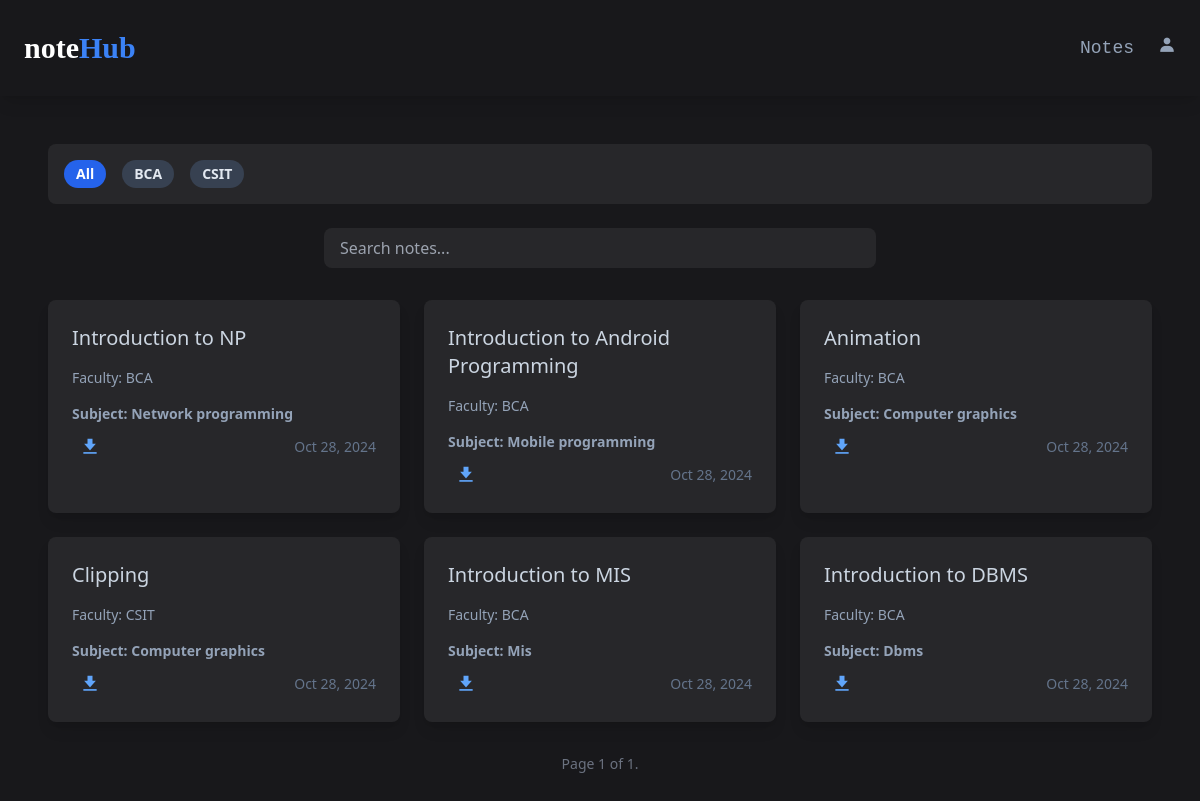
The app's page /notes/ with its own data.
### notes/models.py (models this page shows, shortened)
class Note(models.Model):
    author = models.ForeignKey(User, on_delete=models.CASCADE)
    faculty = models.CharField(max_length=50)
    subject = models.CharField(max_length=50)
    title = models.CharField(max_length=100, default="Title")
    upload_date = models.DateTimeField(auto_now_add=True)
    file = models.FileField(upload_to='all_notes/', blank=True, null=True)
    downloads = models.PositiveIntegerField(default=0)

### notes/views.py (the view)
# urls.py: path('', include('notes.urls')),
def notes(request):
    notes = Note.objects.all().order_by('-upload_date')
    faculties = Note.objects.values_list('faculty', flat=True).distinct()  # Get unique faculty names
    recommended_notes_queryset = Note.objects.none()  # Use an empty QuerySet as the default
    some_cutoff_date = timezone.now() - timedelta(days=1)
    print(some_cutoff_date)
    if request.user.is_authenticated and NoteDownload.objects.filter(user=request.user).exists():
        if request.user.date_joined < some_cutoff_date:  # User is older than 1 day
            recommended_notes_queryset = recommend_notes(request.user)  # Call your recommendation function
        else:
            recommended_notes_queryset = Note.objects.all().order_by('-upload_date')  # Show all notes for new users
    paginator = Paginator(notes, 16)  # Show 16 notes per page
    page_number = request.GET.get('page')
    notes = paginator.get_page(page_number)
    content = {
        'notes': notes,
        'faculties': faculties,
        'recommended_notes': recommended_notes_queryset,  # Pass the recommended notes QuerySet to the template
        'some_cutoff_date': some_cutoff_date,
    }
    return render(request, 'notes/notes.html', content)

### notes/templates/notes/notes.html (shortened to what this page needs)
{% extends "notes/base.html" %}
{% load static %}
{% block notes %}
<div class="bg-zinc-900 text-white min-h-screen p-6 md:p-12">
    <div class="overflow-x-auto mb-6 py-4 bg-zinc-800 rounded-lg">
        <div class="flex space-x-4 px-4">
            <button onclick="filterByFaculty('All')" class="faculty-filter-btn bg-blue-600 px-3 py-1 rounded-full text-sm font-semibold text-white hover:bg-blue-700">All</button>
            {% for faculty in faculties %}
                <button onclick="filterByFaculty('{{ faculty }}')" class="faculty-filter-btn bg-gray-700 px-3 py-1 rounded-full text-sm font-semibold text-slate-200 hover:bg-gray-600">
                    {{ faculty }}
                </button>
            {% endfor %}
        </div>
    </div>
    <div class="mb-8 flex justify-center">
        <div class="w-full md:w-1/2">
            <input type="text" id="searchInput" placeholder="Search notes..."
                   class="w-full px-4 py-2 text-slate-300 bg-zinc-800 rounded-lg focus:outline-none focus:ring focus:ring-blue-500"
                   oninput="filterNotes()">
        </div>
    </div>
    <div id="notesContainer" class="grid gap-6 grid-cols-1 sm:grid-cols-2 lg:grid-cols-3 xl:grid-cols-4">
        {% if user.is_authenticated %}
            {% if user.date_joined < some_cutoff_date %}
                {% comment %} <h2 class="text-lg font-semibold">Recommended Notes</h2> {% endcomment %}
                {% for note in recommended_notes %}
                    <div class="bg-zinc-800 hover:bg-zinc-900 p-6 rounded-lg shadow-lg hover:shadow-2xl transition-shadow duration-200 ease-in-out" data-faculty="{{ note.faculty }}">
                        <p class="text-slate-300 text-xl mb-4">{{ note.title }}</p>
                        <p class="text-slate-400 text-sm mb-4">Faculty: {{ note.faculty }}</p>
                        <h6 class="text-sm font-semibold text-slate-400 mb-2">Subject: {{ note.subject }}</h6>
                        <div class="flex justify-between items-center">
                            <a href="{% url 'note_preview' note.id %}" class="text-blue-400 hover:underline" target="_blank">Preview</a>
                            <a href="{% url 'download_note' note.id %}" class="text-blue-400 hover:text-blue-500 ml-2">
                                <i class='bx bxs-download text-xl'></i>
                            </a>
                            <p class="text-sm text-slate-500">{{ note.upload_date|date:"M d, Y" }}</p>
                        </div>
                    </div>
                {% empty %}
                    <p class="text-slate-400 col-span-full text-center mt-6">No recommendations found.</p>
                {% endfor %}
            {% else %}
                {% comment %} <p class="text-slate-400">Welcome! Since you're new, we don't have recommendations for you yet.</p> {% endcomment %}
                {% for note in notes %}
                    <div class="bg-zinc-800 hover:bg-zinc-900 p-6 rounded-lg shadow-lg hover:shadow-2xl transition-shadow duration-200 ease-in-out" data-faculty="{{ note.faculty }}">
                        <p class="text-slate-300 text-xl mb-4">{{ note.title }}</p>
                        <p class="text-slate-400 text-sm mb-4">Faculty: {{ note.faculty }}</p>
                        <h6 class="text-sm font-semibold text-slate-400 mb-2">Subject: {{ note.subject }}</h6>
                        <div class="flex justify-between items-center">
                            <a href="{% url 'note_preview' note.id %}" class="text-blue-400 hover:underline" target="_blank">Preview</a>
                            <a href="{% url 'download_note' note.id %}" class="text-blue-400 hover:text-blue-500 ml-2">
                                <i class='bx bxs-download text-xl'></i>
                            </a>
                            <p class="text-sm text-slate-500">{{ note.upload_date|date:"M d, Y" }}</p>
                        </div>
                    </div>
                {% endfor %}
            {% endif %}
            {% else %}
            {% for note in notes %}
                    <div class="bg-zinc-800 hover:bg-zinc-900 p-6 rounded-lg shadow-lg hover:shadow-2xl transition-shadow duration-200 ease-in-out" data-faculty="{{ note.faculty }}">
                        <p class="text-slate-300 text-xl mb-4">{{ note.title }}</p>
                        <p class="text-slate-400 text-sm mb-4">Faculty: {{ note.faculty }}</p>
                        <h6 class="text-sm font-semibold text-slate-400 mb-2">Subject: {{ note.subject }}</h6>
                        <div class="flex justify-between items-center">
                            {% if user.is_authenticated %}
                            <a href="{% url 'download_note' note.id %}" class="text-blue-400 hover:text-blue-500 ml-2">
                                <i class='bx bxs-download text-xl'></i>
                            </a>
                            {% else %}
                            <a href="{% url 'login' %}" class="text-blue-400 hover:text-blue-500 ml-2">
                                <i class='bx bxs-download text-xl'></i>
                            </a>
                            {% endif %}
                            <p class="text-sm text-slate-500">{{ note.upload_date|date:"M d, Y" }}</p>
                        </div>
                    </div>
                {% endfor %}
        {% endif %}
    </div>
    <div class="flex justify-center mt-8">
        <div class="flex items-center space-x-2">
            <span class="text-sm font-medium text-gray-500">
                Page {{ notes.number }} of {{ notes.paginator.num_pages }}.
            </span>
        </div>
    </div>
</div>
{% endblock %}

### records on screen
Note: title "Introduction to NP", faculty "BCA", subject "Network programming", upload_date "Oct 28, 2024"
Note: title "Introduction to Android Programming", faculty "BCA", subject "Mobile programming", upload_date "Oct 28, 2024"
Note: title "Animation", faculty "BCA", subject "Computer graphics", upload_date "Oct 28, 2024"
Note: title "Clipping", faculty "CSIT", subject "Computer graphics", upload_date "Oct 28, 2024"
Note: title "Introduction to MIS", faculty "BCA", subject "Mis", upload_date "Oct 28, 2024"
Note: title "Introduction to DBMS", faculty "BCA", subject "Dbms", upload_date "Oct 28, 2024"

### other values on screen
{{ faculty }} "BCA" "CSIT"
{{ notes.number }} "1"
{{ notes.paginator.num_pages }} "1"
